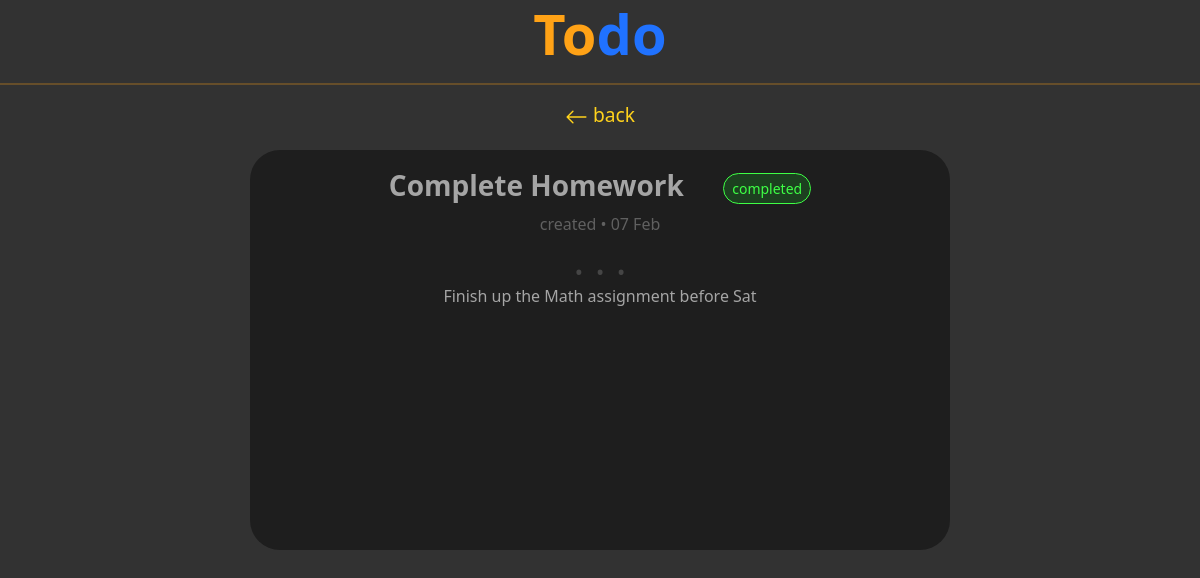
The app's page /todo/19/ with its own data.
### todos/models.py (models this page shows, shortened)
class Entry(models.Model):
    title = models.CharField(max_length=100)
    body = models.TextField(null=True,blank=True)
    date_added = models.DateTimeField(auto_now=True)
    completed = models.BooleanField(default=False)

### todos/views.py (the view)
# urls.py: path('todo/<int:todo_id>/',views.todoDetail, name = "todoDetail"),          # URL to a selected to-do
def todoDetail(request,todo_id):
    entry = Entry.objects.get(id = todo_id)                     # getting the entry of a specific Todo
    context = {"entry":entry }
    return render(request,'todos/todoDetail.html',context )

### todos/templates/todos/todoDetail.html (shortened to what this page needs)
{% extends 'todos/base.html'  %}
{% load bootstrap5 %}
{% block content %}
<body style="background-color: rgb(50, 50, 50)">
    <center>
        <a href="{% url 'todos:index'  %}">
         <h1 style="color:rgb(255, 162, 22);font-size:3.5rem"> <strong> To<span style="color: rgb(32, 114, 255);" >do</span>  </strong>  </h1>
        </a>
    <hr style="border: 1px rgb(255, 162, 22) solid;">
    <div  class="d-flex justify-content-center">
        <div class="col-10">
            <a  style="font-size: 1.2rem;margin-bottom: 5rem;color: rgb(255, 210, 28);" href="{% url 'todos:index' %}"> <svg xmlns="http://www.w3.org/2000/svg" width="23" height="26" fill="currentColor" class="bi bi-arrow-left" viewBox="0 0 16 16">
                <path fill-rule="evenodd" d="M15 8a.5.5 0 0 0-.5-.5H2.707l3.147-3.146a.5.5 0 1 0-.708-.708l-4 4a.5.5 0 0 0 0 .708l4 4a.5.5 0 0 0 .708-.708L2.707 8.5H14.5A.5.5 0 0 0 15 8z"/>
              </svg> <span>back</span>
            </a>
        </div>
        <br>
    </div>
    <div  class="d-flex justify-content-center">
        <div  style="background-color: rgb(30, 30, 30);border-radius: 30px;margin-top: 20px;min-height: 400px;"  class="col-md-7 col-sm-9 col-12">
            <div style="margin:0.5cm 1cm 1cm 1cm">
                {% if entry.completed == True %}
                <h3 style="color: rgb(165, 165, 165);font-weight: 600;">  {{entry.title}}
                     <span style="margin-left: 2rem;">
                        <button class="btn btn-sm rounded-pill" style="background-color: rgba(25, 255, 44, 0.149);color: rgb(62, 255, 69);border:1px rgb(62, 255, 69) solid ;" >
                            completed
                        </button>
                    </span>
                 </h3>
                {% endif %}
                <p style="margin: 0cm;color:rgb(96, 96, 96)" >created &bull; {{entry.date_added|date:"d M"}}</p>
                <center> <h1 style="margin: 0cm;color:rgb(69, 69, 69)">  . . .   </h1></center>
                <p style="color: rgb(165, 165, 165);">  {{entry.body}}  </p>
                <br><br><br>
            </div>
     </div>
    </div>
    </center>
</body>
{% endblock content %}

### todos/static/css/index.css (style rules this page uses)
a { text-decoration: none; }

### records on screen
Entry: title "Complete Homework", date_added "07 Feb", body "Finish up the Math assignment before Sat"
